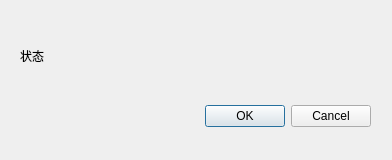
<?xml version="1.0" encoding="UTF-8"?>
<ui version="4.0">
 <class>Dialog</class>
 <widget class="QDialog" name="Dialog">
  <property name="geometry">
   <rect>
    <x>0</x>
    <y>0</y>
    <width>392</width>
    <height>160</height>
   </rect>
  </property>
  <property name="windowTitle">
   <string>Dialog</string>
  </property>
  <widget class="QDialogButtonBox" name="buttonBox">
   <property name="geometry">
    <rect>
     <x>30</x>
     <y>100</y>
     <width>341</width>
     <height>32</height>
    </rect>
   </property>
   <property name="orientation">
    <enum>Qt::Horizontal</enum>
   </property>
   <property name="standardButtons">
    <set>QDialogButtonBox::Cancel|QDialogButtonBox::Ok</set>
   </property>
  </widget>
  <widget class="QLabel" name="label">
   <property name="geometry">
    <rect>
     <x>20</x>
     <y>30</y>
     <width>351</width>
     <height>51</height>
    </rect>
   </property>
   <property name="text">
    <string>状态</string>
   </property>
  </widget>
 </widget>
 <resources/>
 <connections>
  <connection>
   <sender>buttonBox</sender>
   <signal>accepted()</signal>
   <receiver>Dialog</receiver>
   <slot>accept()</slot>
   <hints>
    <hint type="sourcelabel">
     <x>248</x>
     <y>254</y>
    </hint>
    <hint type="destinationlabel">
     <x>157</x>
     <y>274</y>
    </hint>
   </hints>
  </connection>
  <connection>
   <sender>buttonBox</sender>
   <signal>rejected()</signal>
   <receiver>Dialog</receiver>
   <slot>reject()</slot>
   <hints>
    <hint type="sourcelabel">
     <x>316</x>
     <y>260</y>
    </hint>
    <hint type="destinationlabel">
     <x>286</x>
     <y>274</y>
    </hint>
   </hints>
  </connection>
 </connections>
</ui>
